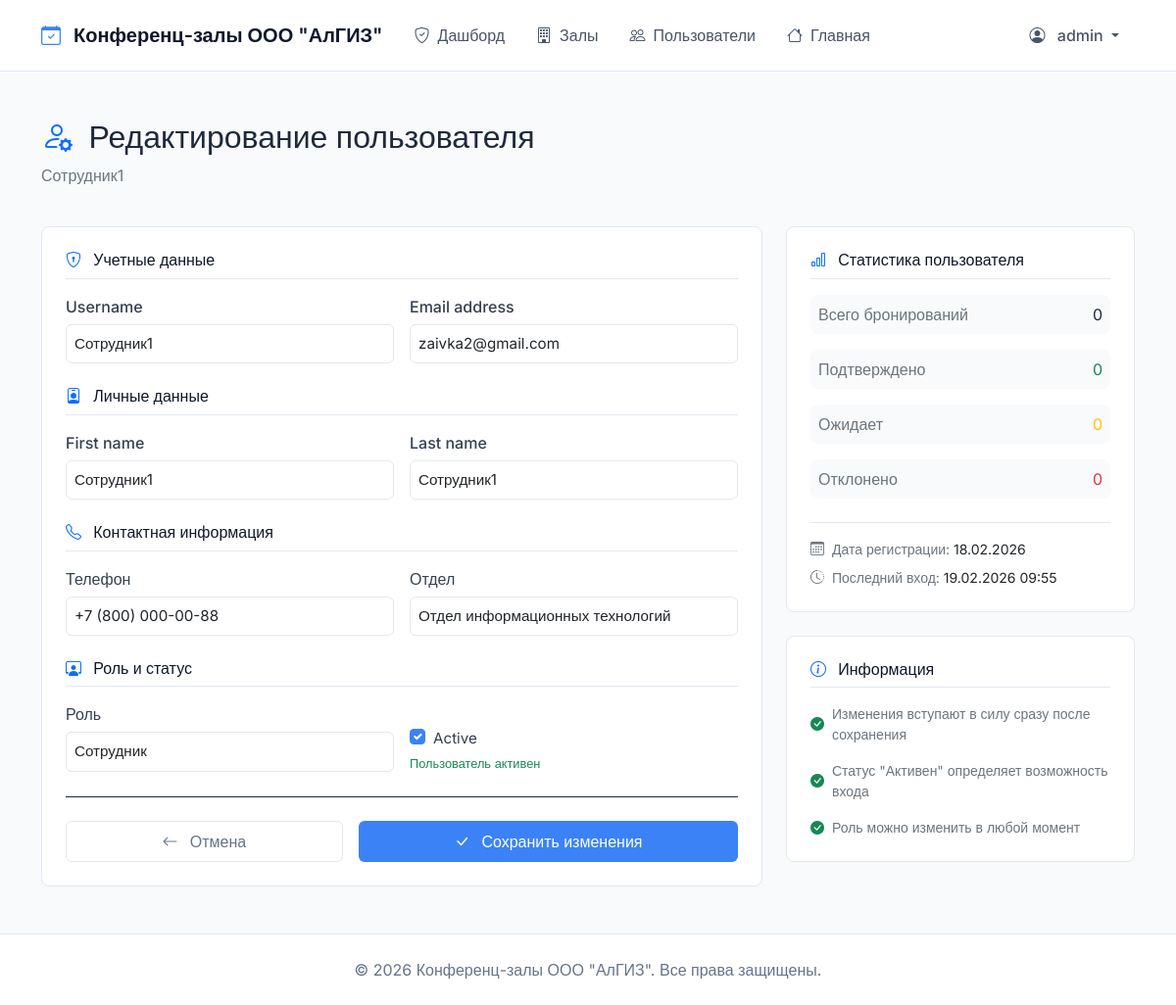
/moderator/users/3/edit/ (signed in), run on an earlier commit of the app's database.
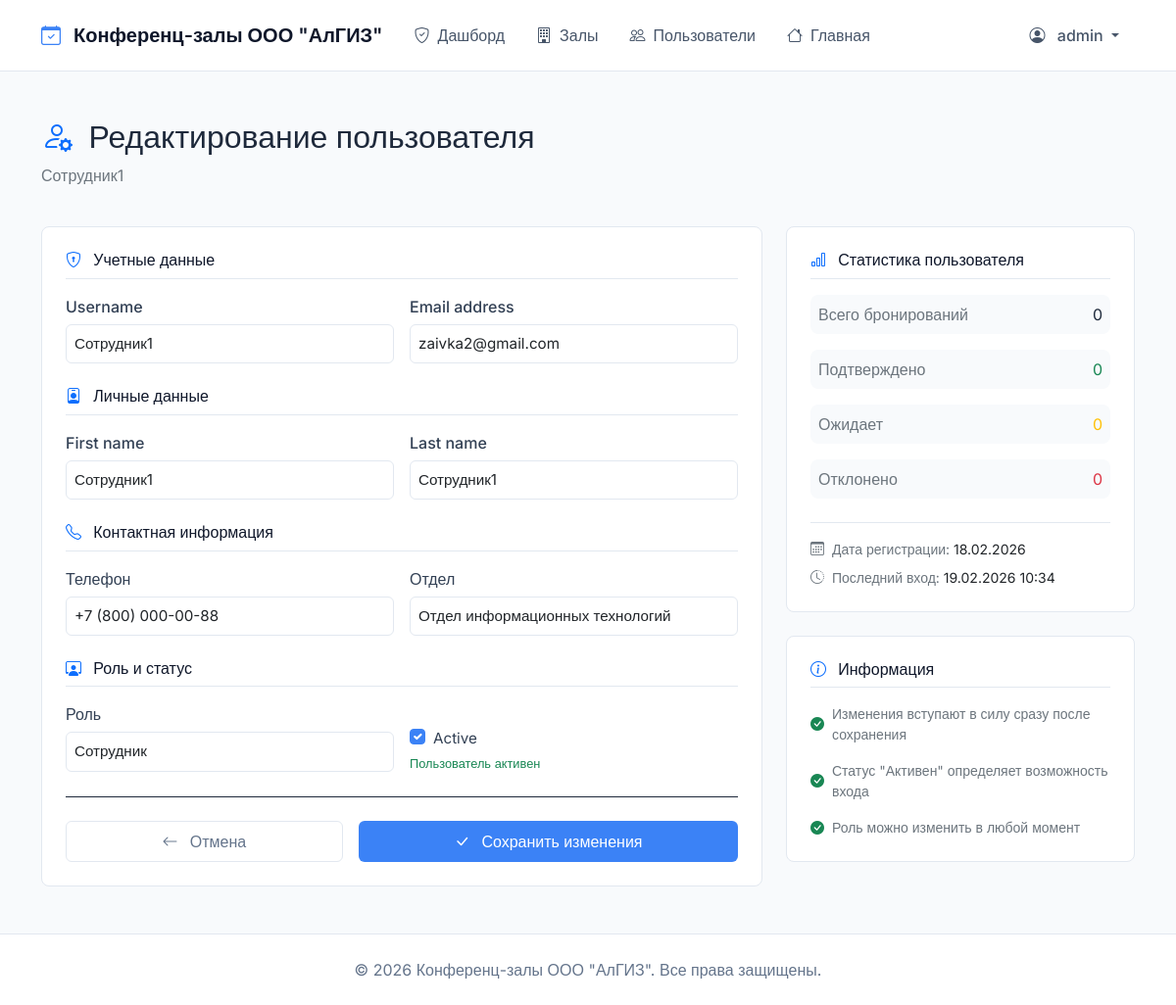
And on a later commit of the database.
### bookings/models.py (models this page shows, shortened)
class User(AbstractUser):
    ROLE_CHOICES = (
        ('moderator', 'Модератор'),
        ('requester', 'Заявитель'),
        ('employee', 'Сотрудник'),
    )
    role = models.CharField(max_length=20, choices=ROLE_CHOICES, default='employee', verbose_name="Роль")
    phone = models.CharField(max_length=20, blank=True, verbose_name="Телефон")
    department = models.CharField(max_length=100, blank=True, verbose_name="Отдел")
    def get_full_name(self):
        if self.first_name and self.last_name:
            return f"{self.first_name} {self.last_name}"
        return self.username
    class Meta:
        verbose_name = "Пользователь"
        verbose_name_plural = "Пользователи"

### bookings/views.py (the view)
# urls.py: path('moderator/users/<int:user_id>/edit/', views.edit_user, name='edit_user'),
@moderator_required
def edit_user(request, user_id):
    user = get_object_or_404(User, id=user_id)
    if request.method == 'POST':
        form = UserEditForm(request.POST, instance=user)
        if form.is_valid():
            form.save()
            messages.success(request, f"Данные пользователя {user.username} обновлены")
            return redirect('bookings:user_management')
    else:
        form = UserEditForm(instance=user)
    user_stats = {
        'total_bookings': Booking.objects.filter(requester=user).count(),
        'approved_bookings': Booking.objects.filter(requester=user, status='approved').count(),
        'pending_bookings': Booking.objects.filter(requester=user, status='pending').count(),
        'rejected_bookings': Booking.objects.filter(requester=user, status='rejected').count(),
    }
    return render(request, 'bookings/user_form.html', {
        'form': form,
        'edit_user': user,
        'stats': user_stats
    })

### bookings/forms.py
class UserEditForm(forms.ModelForm):
    class Meta:
        model = User
        fields = ['username', 'email', 'first_name', 'last_name', 'phone', 'department', 'role', 'is_active']
        widgets = {
            'username': forms.TextInput(attrs={'class': 'form-control'}),
            'email': forms.EmailInput(attrs={'class': 'form-control'}),
            'first_name': forms.TextInput(attrs={'class': 'form-control'}),
            'last_name': forms.TextInput(attrs={'class': 'form-control'}),
            'phone': forms.TextInput(attrs={'class': 'form-control'}),
            'department': forms.TextInput(attrs={'class': 'form-control'}),
            'role': forms.Select(attrs={'class': 'form-control'}),
            'is_active': forms.CheckboxInput(attrs={'class': 'form-check-input'}),
        }

### bookings/templates/bookings/user_form.html (shortened to what the changed rows need)
{% extends 'bookings/base.html' %}
{% load static %}
{% block content %}
<div class="row mb-4">
    <div class="col-12">
        <h2 class="fw-semibold">
            <i class="bi bi-person-gear text-primary me-2"></i>
            Редактирование пользователя
        </h2>
        <p class="text-secondary">{{ edit_user.username }}</p>
    </div>
</div>
<div class="row g-4">
    <div class="col-lg-8">
        <div class="border rounded-3 bg-white p-4">
            <form method="post">
                <div class="mb-4">
                    <div class="row g-3">
                        <div class="col-md-6">
                            <label for="{{ form.username.id_for_label }}" class="form-label fw-medium">
                                {{ form.username.label }}
                            </label>
                            {{ form.username }}
                        </div>
                        <div class="col-md-6">
                            <label for="{{ form.email.id_for_label }}" class="form-label fw-medium">
                                {{ form.email.label }}
                            </label>
                            {{ form.email }}
                        </div>
                    </div>
                </div>
                <div class="mb-4">
                    <div class="row g-3">
                        <div class="col-md-6">
                            <label for="{{ form.first_name.id_for_label }}" class="form-label fw-medium">
                                {{ form.first_name.label }}
                            </label>
                            {{ form.first_name }}
                        </div>
                        <div class="col-md-6">
                            <label for="{{ form.last_name.id_for_label }}" class="form-label fw-medium">
                                {{ form.last_name.label }}
                            </label>
                            {{ form.last_name }}
                        </div>
                    </div>
                </div>
                <div class="mb-4">
                    <div class="row g-3">
                        <div class="col-md-6">
                            <label for="{{ form.phone.id_for_label }}" class="form-label fw-medium">
                                {{ form.phone.label }}
                            </label>
                            {{ form.phone }}
                        </div>
                        <div class="col-md-6">
                            <label for="{{ form.department.id_for_label }}" class="form-label fw-medium">
                                {{ form.department.label }}
                            </label>
                            {{ form.department }}
                        </div>
                    </div>
                </div>
                <div class="mb-4">
                    <div class="row g-3">
                        <div class="col-md-6">
                            <label for="{{ form.role.id_for_label }}" class="form-label fw-medium">
                                {{ form.role.label }}
                            </label>
                            {{ form.role }}
                        </div>
                        <div class="col-md-6">
                            <div class="mt-md-4">
                                <div class="form-check">
                                    {{ form.is_active }}
                                    <label class="form-check-label fw-medium" for="{{ form.is_active.id_for_label }}">
                                        {{ form.is_active.label }}
                                    </label>
                                </div>
                            </div>
                        </div>
                    </div>
                </div>
            </form>
        </div>
    </div>
    <div class="col-lg-4">
        <div class="border rounded-3 bg-white p-4">
            <div class="border-top pt-3">
                <div class="small text-secondary mb-2">
                    <i class="bi bi-calendar3 me-1"></i>
                    Дата регистрации:
                    <span class="text-dark fw-medium">{{ edit_user.date_joined|date:"d.m.Y" }}</span>
                </div>
                <div class="small text-secondary">
                    <i class="bi bi-clock-history me-1"></i>
                    Последний вход:
                    <span class="text-dark fw-medium">
                        {{ edit_user.last_login|date:"d.m.Y H:i"|default:"никогда" }}
                    </span>
                </div>
            </div>
        </div>
    </div>
</div>
{% endblock %}

What changed in the data, as far as the page shows it:
changed User "Сотрудник1": last_login "19.02.2026 09:55" → "19.02.2026 10:34"
